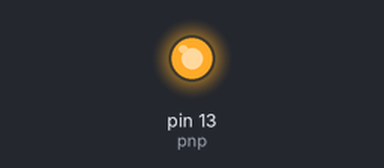
A sketch run on a simulated Arduino Uno, built with avr-gcc and run on an emulated ATmega328P. Shown: output pins drawn as LEDs (lit = HIGH).

Above: at 0.1 s.
Timing chart, 0 to 1.6 s (numbered marks = the images above):
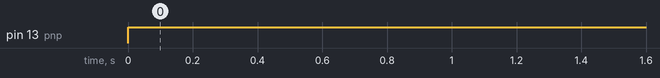

The sketch:

pnp.ino
```cpp
int pnp = 13;
void setup() {
  // put your setup code here, to run once:
  pinMode(13,OUTPUT);
  }

void loop() {
  // put your main code here, to run repeatedly:
  digitalWrite(pnp,1);
  //delay(200);
  // digitalWrite(pnp,0);
  // delay(200);

}
```

Measured:
- by itself, pin 13 (pnp): LOW → HIGH at 0.00 s
